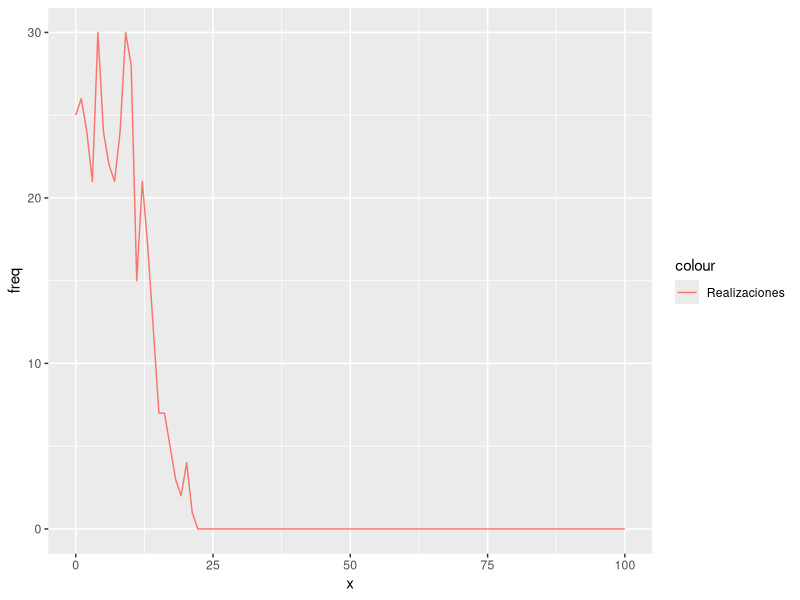
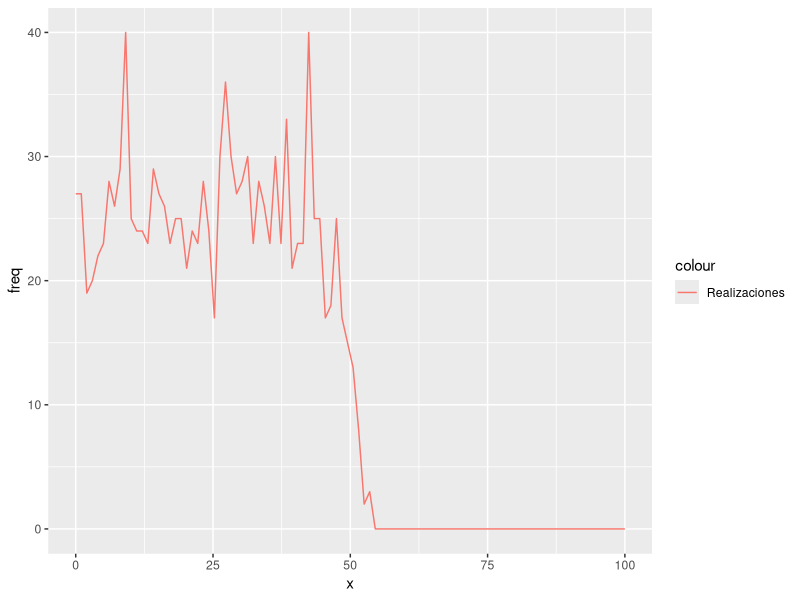

These charts were generated, in order, by the following R code: (Note: this script raises an error after producing the figures.)
## ---- chunk 1
# La librería "deSolve" incluye funciones que resuelven ecuaciones diferenciales ordinarias
library("deSolve")
# Usaremos la librería "ggplot2" para imprimir gráficamente los resultados
library("ggplot2")
## ---- chunk 2
# Usamos la función runif() para muestrear un número aleatorio de la distribución uniforme en el intervalo (0,1)
tiempo_exponencial <- function(a0){
  r1 <- runif(n=1,min=0,max=1)
  return((1/a0)*log(1/r1))
}
## ---- chunk 3
# Condición inicial con sigma=0.1
u0 <- function(x){
  x0 <- rep(0, length(x))
  x0[1] <- 30
  #x0 <- (1/(sqrt(2*pi*0.2^2)))*exp(-(x^2)/(2*0.2^2))
  return(as.integer(x0))
}

# Función que resuelve la EDO numéricamente
uFKPP <- function(L,D,K,N,M,T){
  k <- T/M
  h <- L/N
  x <- seq(0,L,length.out=N+1)
  t <- seq(0,T, by=k)
  I <- diag(1,N-1,N-1)
  A <- matrix(0,nrow = N-1, ncol = N-1)
  
  for (i in 1:N-1) {
    A[i,i]=-2
    if (i>1)
      A[i,i-1]=1
    
    if (i<N-1)
      A[i,i+1]=1
    
  }
  
  A[1,1]=-1
  A[1,2]=1
  A[N-1,N-1]=-1
  A[N-1,N-2]=1
  H=(I+(k/h*h)*D*A+r*k*I)
  
  u <- u0(x[1:(N-1)])
  t_actual <- 0
  while (t_actual<T){
    u <- H%*%u-(r*k/K)*u*u
    t_actual <- t_actual+k
  }
  u <- c(u[1], u, u[N-1])
  df <- data.frame(x,u)
  return(df)
}
## ---- chunk 4
FKPP <- function(L,D,K,r,t0,tf,N,t_muestreo){
  t <- t0
  
  h <- L/N  # Longitud de cada uno de los subintervalos
  x <- seq(0,L,length.out=N) 
  x0 <- u0(x)
  X <- numeric()
  x_actual <- matrix(x0,nrow = length(x0),ncol = 1)

  a <- numeric()
  a0 <- numeric()
  
  d <- D/(h^2) # Ratio de transición d
  
  # Cálculo de las propensidades
  for(i in 1:N){
    a[i] <- x_actual[i]*d
    a[N+i] <- r*x_actual[i]
    a[2*N+i] <- r/(K)*x_actual[i]*(x_actual[i]-1)
  }
  
  # Suma de las propensidades se puede calcular usando esta fórmula
  a0 <- sum(a[1:(N-1)])+sum(a[2:N])+sum(a[(N+1):(2*N)])+sum(a[(2*N+1):(3*N)])
  
  # Variables auxiliares que utilizamos al final de la función y que controlan 
  # cuando se imprime el estado del sistema en función de los tiempos en los 
  # que se quiere mostrar
  t_aux <- t0
  z <- 1 

  while(t<tf){
    # Tiempo de primera reacción
    t <- t+tiempo_exponencial(a0)
    
    # Selección de siguiente reacción
    r2 <- runif(n=1, min=0, max=1)
    
    if(r2<sum(a[1:(N-1)])/a0){ # Ocurre un salto hacia la derecha
      j <- 1
      while (!(r2<sum(a[1:j])/a0) & j<=N-1) 
        j <- j+1 
      x_actual[j] = x_actual[j]-1
      x_actual[j+1] = x_actual[j+1]+1
    }else if(r2<(sum(a[1:(N-1)])+sum(a[2:N]))/a0){ # Ocurre un salto hacia la izquierda
      j <- 2
      while(!(r2<(sum(a[1:(N-1)])+sum(a[2:j]))/a0) & j<=N)
        j <- j+1
      x_actual[j]=x_actual[j]-1
      x_actual[j-1]=x_actual[j-1]+1
    }else if(r2<(sum(a[1:(N-1)])+sum(a[2:N])+sum(a[(N+1):(2*N)]))/a0){
      j<-N+1
      while(!(r2<(sum(a[1:(N-1)])+sum(a[2:N])+sum(a[(N+1):j]))/a0))
        j<-j+1
      x_actual[j-N]=x_actual[j-N]+1
    }else{
      j <- 2*N+1
      while(!(r2<(sum(a[1:(N-1)])+sum(a[2:N])+sum(a[(N+1):(2*N)])+sum(a[(2*N+1):j]))/a0))
        j <- j+1
      if(x_actual[j-2*N]>0)
        x_actual[j-2*N]=x_actual[j-2*N]-1
    }
  
    for(i in 1:N){
      a[i] <- x_actual[i]*d
      a[N+i] <- r*x_actual[i]
      a[2*N+i] <- r/(K)*x_actual[i]*(x_actual[i]-1)
    }
    
    # Calculamos la suma de las propensidades
    a0 <- sum(a[1:(N-1)])+sum(a[2:N])+sum(a[(N+1):(2*N)])+sum(a[(2*N+1):(3*N)])
    
    # Condicional auxiliar en el que almacenamos el estado del sistema 
    # para los tiempos en los que se desea mostrar
    if(t>t_muestreo[z] & t_aux<t_muestreo[z] & z<=length(t_muestreo)){
      X <- cbind(X,x_actual)
      t_aux <- t_muestreo[z]
      z <- z+1
    }
 }
  
  # Una vez llegamos al tiempo final de simulación, almacenamos el dominio dividido en subintervalos con la frecuencia correspondiente a cada subintervalo
  df <- data.frame(x,X)
  return(df)
}
## ---- chunk 5
L <- 100
D <- 1
K <- 25
r <- 1
N <- 100
t0 <- 0
tf <- 30
M <- 1000
t_muestreo <- c(10,30)

df <- FKPP(L=L,D=D,K=K,r=r,t0=t0,tf=tf,N=N,t_muestreo=t_muestreo)
df_t1 <- data.frame(x=df$x,freq=df$X1)
df_t2 <- data.frame(x=df$x,freq=df$X2)

grafico1 <- ggplot(data=df_t1,aes(x=x,y=freq))+geom_line(data=df_t1,aes(x=x,y=freq,color='Realizaciones'))
grafico2 <- ggplot(data=df_t2,aes(x=x,y=freq))+geom_line(data=df_t2,aes(x=x,y=freq,color='Realizaciones'))

n_realizaciones <- 49

for (i in 1:n_realizaciones) {
  df_aux <- FKPP(L=L,D=D,K=K,t0=t0,tf=tf,N=N,t_muestreo=t_muestreo)
  df_t1 <- cbind(df_t1, freq = df_aux$X1)
  df_t2 <- cbind(df_t2, freq = df_aux$X2)
}

media1 <- rowMeans(df_t1[2:ncol(df_t1)])
media2 <- rowMeans(df_t2[2:ncol(df_t2)])

df_est <- cbind(x=df$x,media1,media2)
df_est <-data.frame(df_est)
grafico1 <- grafico1 + geom_line(data = df_est,aes(x=x, y=media1, color="Media"))
grafico2 <- grafico2 + geom_line(data = df_est,aes(x=x, y=media2, color="Media"))

dfu_t1 <- uFKPP(L,D,K,N,M,t_muestreo[1])
dfu_t2 <- uFKPP(L,D,K,N,M,t_muestreo[2])

# Añadimos la solución de la EDO a la gráfica
grafico1 <- grafico1 + geom_line(data=dfu_t1,aes(x=x,y=u,color="Sol. mod. det."))
grafico2 <- grafico2 + geom_line(data=dfu_t2,aes(x=x,y=u,color="Sol. mod. det."))


grafico1 <- grafico1 + labs(title = element_blank(), x = "x[mm]", y = "Concentración",subtitle = paste("T. f.=",t_muestreo[1],"s",sep=""))+ theme_minimal() +
   theme(legend.title=element_blank(),legend.position = "bottom",axis.title.x = element_text(size = 9),  
        axis.title.y = element_text(size = 9)) + xlim(0,100) +
   scale_color_manual(values = c("Sol. mod. det." = "red", "Realizaciones"="grey", "Media"="blue", "Intervalo de confianza"="green" ), breaks = c("Realizaciones", "Media", "Intervalo de confianza", "Sol. mod. det."))

grafico2 <- grafico2 + labs(title = element_blank(), x = "x[mm]", y = "Concentración",subtitle = paste("T. f.=",t_muestreo[2],"s",sep=""))+ theme_minimal() +
   theme(legend.title=element_blank(),legend.position = "bottom",axis.title.x = element_text(size = 9),  
        axis.title.y = element_text(size = 9)) + xlim(0,100) +
   scale_color_manual(values = c("Sol. mod. det." = "red", "Realizaciones"="grey", "Media"="blue", "Intervalo de confianza"="green" ), breaks = c("Realizaciones", "Media", "Intervalo de confianza", "Sol. mod. det."))

grafico <-ggarrange(grafico1,grafico2,ncol=2,common.legend=TRUE, legend="bottom")

print(grafico)
